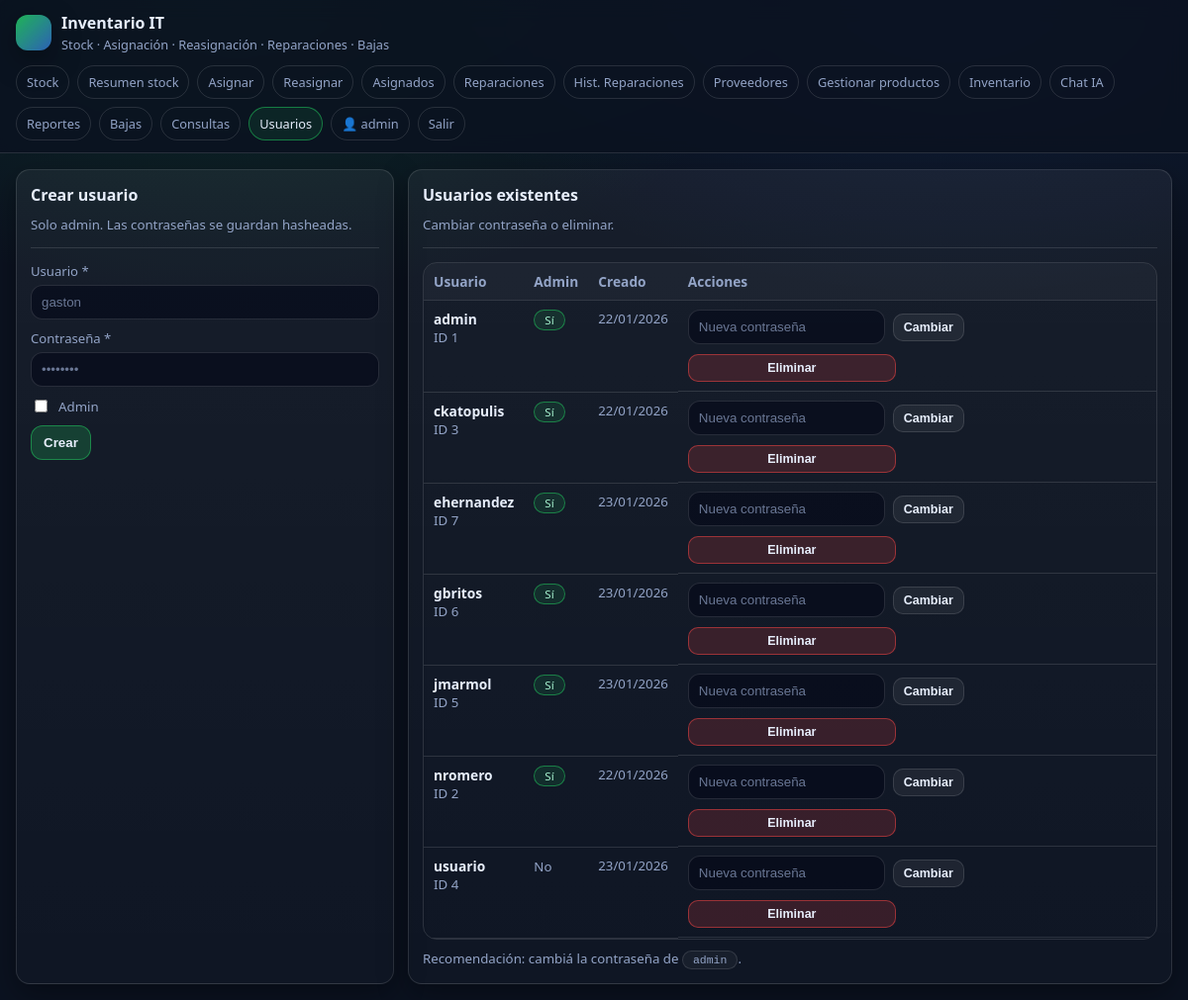
The app's page /users (signed in) with its own data.
### tables this page shows
CREATE TABLE users (
      id INTEGER PRIMARY KEY AUTOINCREMENT,
      username TEXT UNIQUE NOT NULL,
      password_hash TEXT NOT NULL,
      is_admin INTEGER NOT NULL DEFAULT 0,
      created_at TEXT NOT NULL
    );

### app.py (the view, shortened to what this page needs)
@app.route("/users", methods=["GET","POST"])
@admin_required
def users_page():
    db = get_db()
    users = db.execute("SELECT id, username, is_admin, created_at FROM users ORDER BY username COLLATE NOCASE").fetchall()
    return render_template("users.html", users=users)

### app.py (called while the page is built)
def get_db() -> sqlite3.Connection:
    if "db" not in g:
        conn = sqlite3.connect(DB_PATH)
        conn.row_factory = sqlite3.Row
        g.db = conn
        ensure_schema_migrations(g.db)
    return g.db

def ensure_schema_migrations(db):
    try:
        cols = [r["name"] for r in db.execute("PRAGMA table_info(products)").fetchall()]
        if "proveedor_id" not in cols:
            db.execute("ALTER TABLE products ADD COLUMN proveedor_id INTEGER")
            db.commit()
    except Exception:
        pass
    try:
        cols_u = [r["name"] for r in db.execute("PRAGMA table_info(units)").fetchall()]
        if "purchase_provider_id" not in cols_u:
            db.execute("ALTER TABLE units ADD COLUMN purchase_provider_id INTEGER")
            db.commit()
    except Exception:
        pass
    try:
        db.execute("DROP INDEX IF EXISTS idx_products_barcode")
        db.execute("CREATE UNIQUE INDEX IF NOT EXISTS idx_products_barcode_provider ON products(barcode, IFNULL(proveedor_id,0)) WHERE barcode IS NOT NULL AND barcode != ''")
        db.commit()
    except Exception:
        pass

def admin_required(fn):
    @wraps(fn)
    def wrapper(*args, **kwargs):
        if not session.get("user_id"):
            return redirect(url_for("login", next=request.path))
        if not session.get("is_admin"):
            flash("Acceso denegado (admin).", "error")
            return redirect(url_for("stock"))
        return fn(*args, **kwargs)
    return wrapper

def current_user():
    uid = session.get("user_id")
    if not uid:
        return None
    db = get_db()
    return db.execute("SELECT * FROM users WHERE id = ?", (uid,)).fetchone()

@app.before_request
def _fk_on():
    db = get_db()
    db.execute("PRAGMA foreign_keys=ON;")

@app.teardown_appcontext
def _close(e=None):
    close_db(e)

@app.context_processor
def inject_globals():
    return {"me": current_user()}

### templates/users.html (shortened to what this page needs)
{% extends "base.html" %}
{% from "_macros.html" import short_date %}
{% set title="Usuarios" %}
{% set active="users" %}
{% block content %}
<div class="grid two">
  <div class="card">
    <h2>Crear usuario</h2>
    <div class="muted">Solo admin. Las contraseñas se guardan hasheadas.</div>
    <hr class="sep">
    <form method="post">
      <div>
        <label>Usuario *</label>
        <input name="username" required placeholder="gaston">
      </div>
      <div>
        <label>Contraseña *</label>
        <input name="password" type="password" required placeholder="••••••••">
      </div>
      <div style="display:flex; gap:10px; align-items:center;">
        <label style="margin:0; display:flex; gap:8px; align-items:center;">
          <input type="checkbox" name="is_admin">
          <span class="muted">Admin</span>
        </label>
      </div>
      <div>
        <button class="btn primary" type="submit">Crear</button>
      </div>
    </form>
  </div>
  <div class="card">
    <h2>Usuarios existentes</h2>
    <div class="muted">Cambiar contraseña o eliminar.</div>
    <hr class="sep">
    <div class="table-wrap" style="min-width:0;">
      <table style="min-width: 740px;">
        <thead><tr><th>Usuario</th><th>Admin</th><th>Creado</th><th>Acciones</th></tr></thead>
        <tbody>
          {% for u in users %}
          <tr>
            <td><b>{{ u.username }}</b><div class="muted">ID {{ u.id }}</div></td>
            <td>{% if u.is_admin %}<span class="badge ok">Sí</span>{% else %}<span class="muted">No</span>{% endif %}</td>
            <td class="muted">{{ short_date(u.created_at) }}</td>
            <td style="display:flex; gap:10px; flex-wrap:wrap;">
              <form method="post" style="display:flex; gap:8px; align-items:center;">
                <input name="password" type="password" placeholder="Nueva contraseña" required>
                <button class="btn small" type="submit">Cambiar</button>
              </form>
              <form method="post" onsubmit="return confirm('¿Eliminar usuario {{ u.username }}?');">
                <button class="btn danger small" type="submit">Eliminar</button>
              </form>
            </td>
          </tr>
          {% endfor %}
        </tbody>
      </table>
    </div>
    <div class="muted" style="margin-top:10px;">
      Recomendación: cambiá la contraseña de <span class="badge mono">admin</span>.
    </div>
  </div>
</div>
{% endblock %}

### templates/base.html (shortened to what this page needs)
{% from "_macros.html" import short_date %}
<!doctype html>
<html lang="es">
<head>
  <link rel="stylesheet" href="{{ url_for('static', filename='style.css') }}">
</head>
<body>
  <div class="topbar">
    <div class="nav">
      <div class="brand">
        <div class="logo"></div>
        <div>
          <h1>Inventario IT</h1>
          <div class="sub">Stock · Asignación · Reasignación · Reparaciones · Bajas</div>
        </div>
      </div>
      <div class="menu">
        {% if me %}
          <a class="pill {% if active=='stock' %}active{% endif %}" href="{{ url_for('stock') }}">Stock</a>
          <a class="pill {% if active=='stock_all' %}active{% endif %}" href="{{ url_for('stock_all') }}">Resumen stock</a>
          <a class="pill {% if active=='assign' %}active{% endif %}" href="{{ url_for('assign_page') }}">Asignar</a>
          <a class="pill {% if active=='reassign' %}active{% endif %}" href="{{ url_for('reassign_page') }}">Reasignar</a>
          <a class="pill {% if active=='assigned' %}active{% endif %}" href="{{ url_for('assigned_page') }}">Asignados</a>
          <a class="pill {% if active=='repairs' %}active{% endif %}" href="{{ url_for('repairs_page') }}">Reparaciones</a>
          <a class="pill {% if active=='repairs_history' %}active{% endif %}" href="{{ url_for('repairs_history_page') }}">Hist. Reparaciones</a>
          <a class="pill {% if active=='providers' %}active{% endif %}" href="{{ url_for('providers_page') }}">Proveedores</a>
        <a class="pill {% if active=='manage_products' %}active{% endif %}" href="{{ url_for('manage_products_page') }}">Gestionar productos</a>
        <a class="pill {% if active=='inventory' %}active{% endif %}" href="{{ url_for('inventory_page') }}">Inventario</a>
        <a class="pill {% if active=='ai_chat' %}active{% endif %}" href="{{ url_for('ai_chat_page') }}">Chat IA</a>
        <a class="pill {% if active=='reports' %}active{% endif %}" href="{{ url_for('reports_page') }}">Reportes</a>
          <a class="pill {% if active=='retired' %}active{% endif %}" href="{{ url_for('retired_page') }}">Bajas</a>
          <a class="pill {% if active=='queries' %}active{% endif %}" href="{{ url_for('queries_page') }}">Consultas</a>
          {% if me.is_admin %}
            <a class="pill {% if active=='users' %}active{% endif %}" href="{{ url_for('users_page') }}">Usuarios</a>
          {% endif %}
          <span class="pill">👤 {{ me.username }}</span>
          <a class="pill" href="{{ url_for('logout') }}">Salir</a>
        {% endif %}
      </div>
    </div>
  </div>
  <div class="container">
    {% block content %}{% endblock %}
  </div>
</body>
</html>

### templates/_macros.html
{% macro short_date(ts) -%}
{%- if ts and ts|length > 9 -%}
{{ ts[8:10] }}/{{ ts[5:7] }}/{{ ts[0:4] }}
{%- else -%}
{{ ts or "-" }}
{%- endif -%}
{%- endmacro %}

### static/style.css (style rules this page uses)
:root { --bg: #0b1220; --panel: #0f1a2f; --card: #0c1629; --muted: #93a4c7; --text: #e7eefc; --border: rgba(255,255,255,.12); --accent: #22c55e; --warn: #f59e0b; --danger: #ef4444; --link: #93c5fd; --shadow: 0 10px 30px rgba(0,0,0,.35); --mono: ui-monospace, SFMono-Regular, Menlo, Monaco, Consolas, "Liberation Mono", monospace; }
* { box-sizing:border-box; }
body { margin:0; font-family: system-ui, -apple-system, Segoe UI, Roboto, sans-serif; background: radial-gradient(900px 500px at 20% 0%, rgba(34,197,94,.15), transparent 60%), radial-gradient(900px 500px at 80% 0%, rgba(59,130,246,.12), transparent 60%), var(--bg); color: var(--text); }
a { color: var(--link); text-decoration:none; }
.topbar { position:sticky; top:0; z-index:20; background: rgba(11,18,32,.85); backdrop-filter: blur(10px); border-bottom:1px solid var(--border); }
.nav { max-width:1200px; margin:0 auto; padding:12px 16px; display:flex; gap:12px; align-items:center; justify-content:space-between; flex-wrap:wrap; }
.brand { display:flex; gap:10px; align-items:center; }
.logo { width:36px; height:36px; border-radius:12px; background: linear-gradient(135deg, rgba(34,197,94,.9), rgba(59,130,246,.7)); box-shadow: var(--shadow); }
.brand h1 { margin:0; font-size:1rem; }
.brand .sub { color: var(--muted); font-size:.8rem; margin-top:2px; }
.menu { display:flex; flex-wrap:wrap; gap:8px; align-items:center; }
.pill { padding:7px 10px; border:1px solid var(--border); border-radius:999px; color: var(--muted); font-size:.8rem; }
.pill.active { border-color: rgba(34,197,94,.55); color: var(--text); background: rgba(34,197,94,.10); }
.container { max-width:1200px; margin:0 auto; padding:16px; }
.grid { display:grid; grid-template-columns: 1fr; gap:14px; }
@media (min-width: 900px) { .grid.two { grid-template-columns: 1fr 1fr; } }
.card { background: linear-gradient(180deg, rgba(255,255,255,.05), rgba(255,255,255,.02)); border: 1px solid var(--border); border-radius: 14px; padding:14px; box-shadow: var(--shadow); }
.card h2 { margin:0 0 10px 0; font-size:1rem; }
.muted { color: var(--muted); font-size:.83rem; }
hr.sep { border:none; border-top:1px solid var(--border); margin:14px 0; }
form { display:grid; grid-template-columns: repeat(auto-fit, minmax(210px, 1fr)); gap:10px 12px; align-items:end; }
label { display:block; margin:0 0 5px 0; color: var(--muted); font-size:.82rem; }
input, select, textarea { width:100%; padding:9px 10px; border-radius:12px; border:1px solid var(--border); background: rgba(2,6,23,.55); color: var(--text); outline:none; }
input::placeholder, textarea::placeholder { color: rgba(147,164,199,.7); }
.btn { padding:9px 12px; border-radius:12px; border:1px solid var(--border); background: rgba(255,255,255,.06); color: var(--text); cursor:pointer; font-weight:600; }
.btn.primary { background: rgba(34,197,94,.22); border-color: rgba(34,197,94,.55); }
.btn.danger { background: rgba(239,68,68,.18); border-color: rgba(239,68,68,.55); }
.btn.small { padding:6px 10px; border-radius:10px; font-size:.78rem; font-weight:700; }
.table-wrap { overflow:auto; border-radius:14px; border:1px solid var(--border); }
table { width:100%; border-collapse:collapse; font-size:.86rem; min-width: 860px; }
th, td { padding:9px 10px; border-bottom:1px solid var(--border); vertical-align:top; }
th { text-align:left; color: var(--muted); background: rgba(255,255,255,.03); position:sticky; top:0; }
.badge { display:inline-block; padding:2px 10px; border-radius:999px; border:1px solid var(--border); font-size:.72rem; color: var(--muted); background: rgba(255,255,255,.04); }
.badge.ok { color:#a7f3d0; border-color: rgba(34,197,94,.55); background: rgba(34,197,94,.12); }
.badge.mono { font-family: var(--mono); }

### records on screen
users: username "admin", id "1", is_admin "Sí", created_at "22", created_at "01", created_at "2026"
users: username "ckatopulis", id "3", is_admin "Sí", created_at "22", created_at "01", created_at "2026"
users: username "ehernandez", id "7", is_admin "Sí", created_at "23", created_at "01", created_at "2026"
users: username "gbritos", id "6", is_admin "Sí", created_at "23", created_at "01", created_at "2026"
users: username "jmarmol", id "5", is_admin "Sí", created_at "23", created_at "01", created_at "2026"
users: username "nromero", id "2", is_admin "Sí", created_at "22", created_at "01", created_at "2026"
users: username "usuario", id "4", is_admin "No", created_at "23", created_at "01", created_at "2026"
